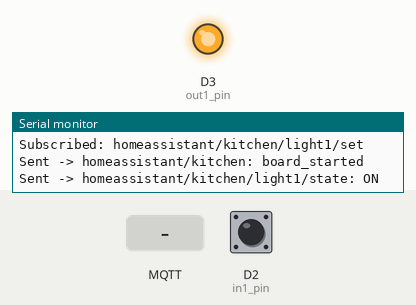
This sketch was run on a simulated Arduino Uno R4 WiFi. On the bench: output pins drawn as LEDs (lit = HIGH), the last lines printed to the serial monitor. The test bench sets the inputs (shaded band); at power-on: D2 (in1_pin) HIGH. WiFi joins after 1.5 s; servers stay silent unless stated; no MQTT or app messages arrive unless stated.

Above: at 4.2 s.
4.3 s: D2 (in1_pin) pulled LOW for 0.15 s
At 5.1 s:
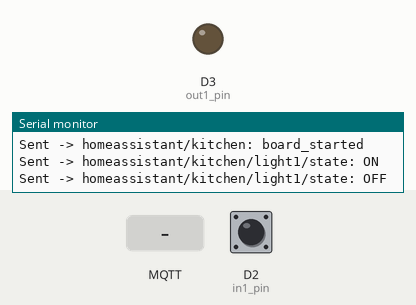
6.0 s: MQTT message "ON" arrives on the first subscribed topic
At 6.4 s:
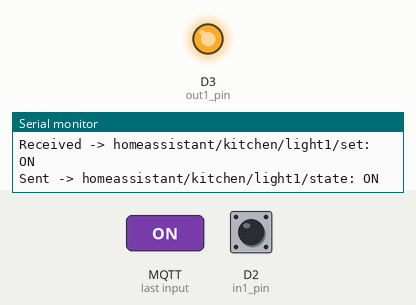
7.5 s: MQTT message "OFF" arrives on the first subscribed topic
At 8.5 s:
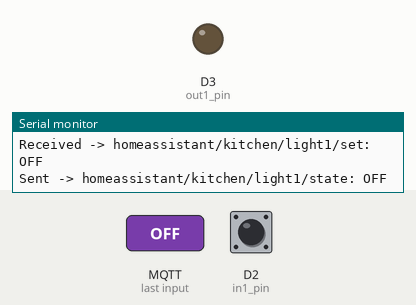
9.0 s: D2 (in1_pin) pulled LOW for 1 s
At 11.1 s:
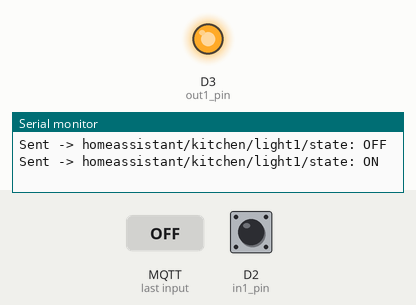
11.5 s: D2 (in1_pin) pulled LOW for 3.2 s
At 16.0 s:
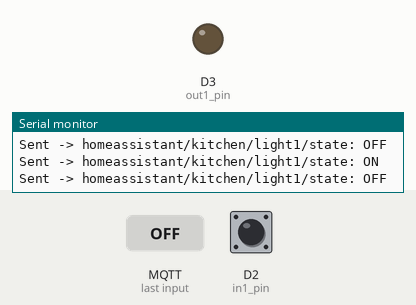
Timing chart, 0 to 17.5 s (numbered marks = the images above; inputs shaded):
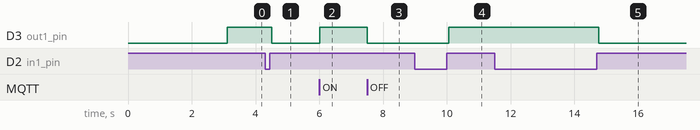

The sketch:

arduino_sketch_mqtt_example.ino
```cpp
#include "ArduinoMqttHelper.h"

// Pins definitions
const int out1_pin = 3;
const int in1_pin  = 2;  // Button to GND, INPUT_PULLUP

// Output variables
bool out1 = false, prev_out1 = false;

//Input variables
bool in1 = false, prev_in1 = false;

// Debounce variables for input
bool in1_raw, prev_in1_raw;
unsigned long in1_DebounceTime  = 0;
const unsigned long debounceDelay = 50;

ArduinoMqttHelper mqtt; // Create an instance of the MQTT helper class.

void setup() {
  Serial.begin(9600);
  delay(1500);

  pinMode(out1_pin, OUTPUT);
  pinMode(in1_pin, INPUT_PULLUP);

  // Register the function that handles incoming messages.
  mqtt.onMessage(handleReceivedMessage);

  // Pass the connection data here.
  mqtt.connectWiFi("myWiFiSSID", "myWiFiPassword"); // EDIT HERE
  mqtt.connectMqtt("myMQTTBroker", 1883); // EDIT HERE (1883 is the default MQTT port)

  // Subscribe to the topics you want to receive.
  mqtt.subscribe("homeassistant/kitchen/light1/set");

  // Announce the board is alive.
  mqtt.send("homeassistant/kitchen", "board_started");
}

void loop() {

  mqtt.update();
  readInputs();

  // Toggle light state variable directly when the button is pressed.
  if (!prev_in1 && in1) {
    out1 = !out1;
  }

  // Publish output state to MQTT broker only when it changes.
  if (out1 != prev_out1) {
    mqtt.send("homeassistant/kitchen/light1/state", out1 ? "ON" : "OFF");
  }

  writeOutputs();
  recordPrevStates();
  delay(10);
}

void handleReceivedMessage(const String& topic, const String& payload) {
  // If a message arrives on the topic "/homeassistant/kitchen/light1/set",
  // set the out1 state variable accordingly to the payload.
  if (topic == "homeassistant/kitchen/light1/set") {
    if (payload == "ON") {
      out1 = true;
    } else if (payload == "OFF") {
      out1 = false;
    }
  }
}

void readInputs() {
  // read in1 with debounce
  in1_raw = digitalRead(in1_pin);
  if (in1_raw != prev_in1_raw) in1_DebounceTime = millis();
  if ((millis() - in1_DebounceTime) > debounceDelay) in1 = in1_raw;
  prev_in1_raw = in1_raw;
}

void writeOutputs() {
  digitalWrite(out1_pin, out1);
}

void recordPrevStates() {
  prev_in1 = in1;
  prev_out1 = out1;
}
```

ArduinoMqttHelper.cpp
```cpp
#include "ArduinoMqttHelper.h"

ArduinoMqttHelper* ArduinoMqttHelper::_instance = nullptr;

ArduinoMqttHelper::ArduinoMqttHelper()
  : _mqttClient(_wifiClient),
    _ssid(nullptr), _pass(nullptr),
    _broker(nullptr), _port(1883),
    _topicCount(0), _userCallback(nullptr) {
  _instance = this;
}

void ArduinoMqttHelper::connectWiFi(const char* ssid, const char* pass) {
  _ssid = ssid;
  _pass = pass;

  _mqttClient.onMessage(_mqttThunk);
  _ensureWiFiConnected();
}

void ArduinoMqttHelper::connectMqtt(const char* broker, int port) {
  _broker = broker;
  _port = port;

  _mqttClient.onMessage(_mqttThunk);
  _ensureWiFiConnected();
  _ensureMqttConnected();
}

void ArduinoMqttHelper::update() {
  if (WiFi.status() != WL_CONNECTED) {
    _ensureWiFiConnected();
    return;
  }

  if (!_mqttClient.connected()) {
    _ensureMqttConnected();
  }

  _mqttClient.poll();
}

void ArduinoMqttHelper::subscribe(const char* topic) {
  if (_topicCount < MAX_TOPICS) {
    _topics[_topicCount++] = topic;
  }

  if (_mqttClient.connected()) {
    _mqttClient.subscribe(topic);
    Serial.print("Subscribed: ");
    Serial.println(topic);
  }
}

void ArduinoMqttHelper::send(const char* topic, const char* payload) {
  if (_mqttClient.connected()) {
    _mqttClient.beginMessage(topic);
    _mqttClient.print(payload);
    _mqttClient.endMessage();

    Serial.print("Sent -> ");
    Serial.print(topic);
    Serial.print(": ");
    Serial.println(payload);
  }
}

void ArduinoMqttHelper::onMessage(void (*callback)(const String& topic, const String& payload)) {
  _userCallback = callback;
}

void ArduinoMqttHelper::_ensureWiFiConnected() {
  if (!_ssid || !_pass) return;
  if (WiFi.status() == WL_CONNECTED) return;

  Serial.print("Connecting to WiFi: ");
  Serial.println(_ssid);
  WiFi.begin(_ssid, _pass);

  int attempts = 0;
  while (WiFi.status() != WL_CONNECTED && attempts < 30) {
    delay(300);
    Serial.print(".");
    attempts++;
  }
  Serial.println();

  if (WiFi.status() == WL_CONNECTED) {
    Serial.print("WiFi connected - IP: ");
    Serial.println(WiFi.localIP());
  } else {
    Serial.println("WiFi connection failed");
  }
}

void ArduinoMqttHelper::_ensureMqttConnected() {
  if (!_broker) return;
  if (WiFi.status() != WL_CONNECTED) return;
  if (_mqttClient.connected()) return;

  Serial.print("Connecting to MQTT broker ");
  Serial.print(_broker);
  Serial.print(":");
  Serial.println(_port);

  if (!_mqttClient.connect(_broker, _port)) {
    Serial.print("MQTT connect failed, code: ");
    Serial.println(_mqttClient.connectError());
    return;
  }

  Serial.println("MQTT connected");

  for (int i = 0; i < _topicCount; i++) {
    _mqttClient.subscribe(_topics[i]);
    Serial.print("Subscribed: ");
    Serial.println(_topics[i]);
  }
}

void ArduinoMqttHelper::_mqttThunk(int messageSize) {
  if (!_instance || !_instance->_userCallback) return;

  String topic = _instance->_mqttClient.messageTopic();
  String payload = "";
  while (_instance->_mqttClient.available()) {
    payload += (char)_instance->_mqttClient.read();
  }

  Serial.print("Received -> ");
  Serial.print(topic);
  Serial.print(": ");
  Serial.println(payload);

  _instance->_userCallback(topic, payload);
}
```

ArduinoMqttHelper.h
```cpp
#pragma once

#include <WiFiS3.h>
#include <WiFiClient.h>
#include <ArduinoMqttClient.h>

/*
  ArduinoMqttHelper - Beginner MQTT library for Arduino UNO R4 WiFi
  ----------------------------------------------------------------
  Hides WiFi and MQTT connection details so students can focus
  on the application logic.
*/

class ArduinoMqttHelper {
public:
  ArduinoMqttHelper();

  // Call in setup(): students pass WiFi credentials directly here.
  void connectWiFi(const char* ssid, const char* pass);

  // Call in setup(): students pass broker host and port directly here.
  void connectMqtt(const char* broker, int port);

  // Call every loop(): keeps connections alive, receives messages.
  void update();

  // Subscribe to a topic.
  void subscribe(const char* topic);

  // Publish a message.
  void send(const char* topic, const char* payload);

  // Register the function that handles received messages.
  void onMessage(void (*callback)(const String& topic, const String& payload));

private:
  WiFiClient _wifiClient;
  MqttClient _mqttClient;

  const char* _ssid;
  const char* _pass;
  const char* _broker;
  int _port;

  static const int MAX_TOPICS = 8;
  const char* _topics[MAX_TOPICS];
  int _topicCount;

  void (*_userCallback)(const String& topic, const String& payload);

  void _ensureWiFiConnected();
  void _ensureMqttConnected();

  static void _mqttThunk(int messageSize);
  static ArduinoMqttHelper* _instance;
};
```

Measured:
- after the input at 4.3 s, D3 (out1_pin): HIGH → LOW after 0.21 s
- after the input at 6.0 s, D3 (out1_pin): LOW → HIGH at once
- after the input at 7.5 s, D3 (out1_pin): HIGH → LOW at once
- after the input at 9.0 s, D3 (out1_pin): LOW → HIGH after 1.1 s
- after the input at 11.5 s, D3 (out1_pin): HIGH → LOW after 3.3 s
